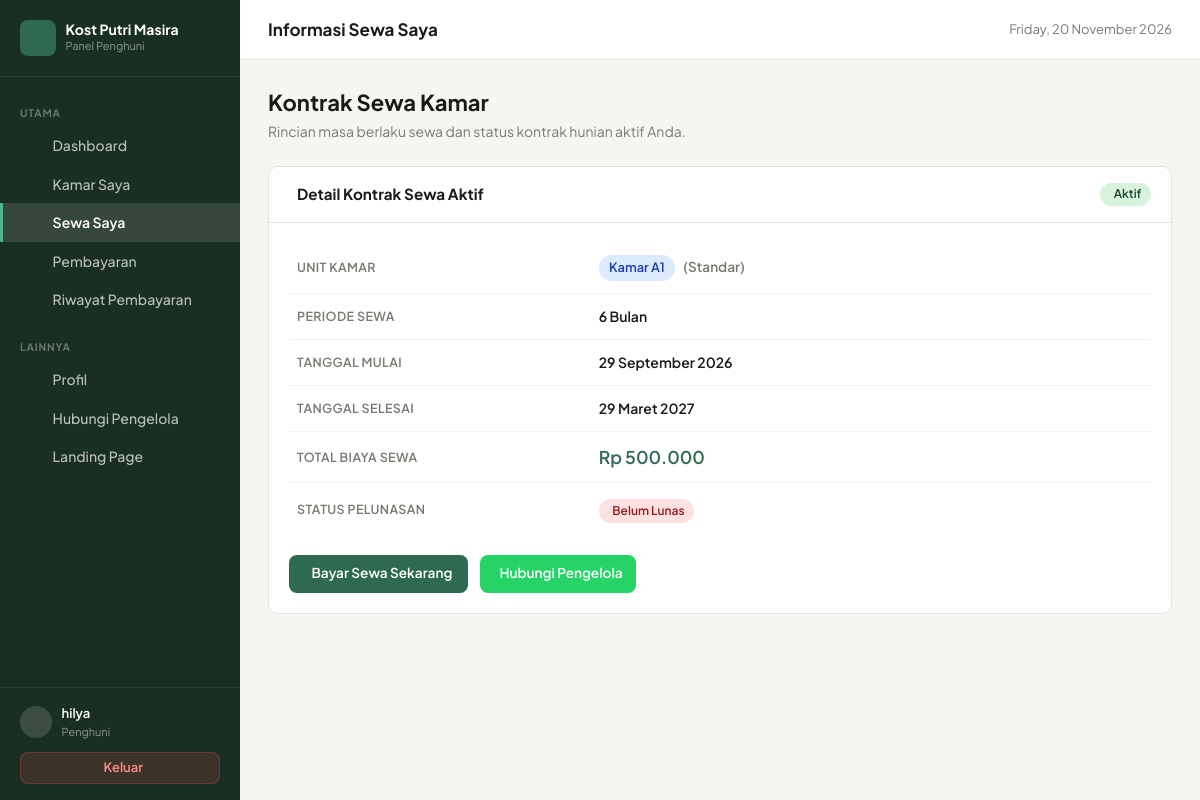
Screenshot of /penghuni/sewa.php (signed in) with the database file from the repository.
### tables this page shows
CREATE TABLE `penghuni` (
  `id_penghuni` int NOT NULL,
  `id_user` int NOT NULL,
  `nik` varchar(20) DEFAULT NULL,
  `no_hp` varchar(20) DEFAULT NULL,
  `alamat` text,
  `tanggal_masuk` date DEFAULT NULL,
  `status` enum('aktif','nonaktif') DEFAULT 'aktif'
);

CREATE TABLE `users` (
  `id_user` int NOT NULL,
  `nama` varchar(100) NOT NULL,
  `username` varchar(50) NOT NULL,
  `password` varchar(255) NOT NULL,
  `role` enum('pengelola','penghuni') NOT NULL,
  `created_at` timestamp NULL DEFAULT CURRENT_TIMESTAMP
);

CREATE TABLE `sewa` (
  `id_sewa` int NOT NULL,
  `id_penghuni` int NOT NULL,
  `id_kamar` int NOT NULL,
  `tanggal_mulai` date NOT NULL,
  `tanggal_selesai` date DEFAULT NULL,
  `periode` varchar(50) DEFAULT NULL,
  `total_sewa` decimal(12,2) NOT NULL,
  `status` enum('aktif','selesai') DEFAULT 'aktif'
);

CREATE TABLE `kamar` (
  `id_kamar` int NOT NULL,
  `nomor_kamar` varchar(20) NOT NULL,
  `tipe_kamar` varchar(50) DEFAULT NULL,
  `kapasitas` int NOT NULL DEFAULT '1',
  `harga` decimal(12,2) NOT NULL,
  `status` enum('kosong','terisi','penuh') NOT NULL DEFAULT 'kosong',
  `keterangan` text,
  `created_at` timestamp NULL DEFAULT CURRENT_TIMESTAMP
);

### includes/functions.php (called while the page is built, shortened)
<?php
function e(?string $string): string {
    return htmlspecialchars((string)$string, ENT_QUOTES, 'UTF-8');
}
function formatRupiah(float|int|string $angka, bool $denganSimbol = true): string {
    $nominal = (float) $angka;
    $hasil = number_format($nominal, 0, ',', '.');
    return $denganSimbol ? 'Rp ' . $hasil : $hasil;
}
function formatTanggal(?string $tanggal, string $format = 'panjang'): string {
    $timestamp = strtotime($tanggal);
    $bulanIndo = [
        1 => 'Januari', 'Februari', 'Maret', 'April', 'Mei', 'Juni',
        'Juli', 'Agustus', 'September', 'Oktober', 'November', 'Desember'
    ];
    $hari = date('d', $timestamp);
    $bulan = $bulanIndo[(int)date('m', $timestamp)];
    $tahun = date('Y', $timestamp);
    return "{$hari} {$bulan} {$tahun}";
}

### penghuni/sewa.php (the view, shortened to what this page needs)
<?php
require_once __DIR__ . '/../config/database.php';
require_once __DIR__ . '/../includes/functions.php';
$user = currentUser();
$id_user = (int)($user['id_user'] ?? $_SESSION['user_id'] ?? 0);
$stmtP = $pdo->prepare("
    SELECT p.*, u.nama, u.username, u.role
    FROM penghuni p
    JOIN users u ON p.id_user = u.id_user
    WHERE p.id_user = :id_user
    LIMIT 1
");
$stmtP->execute(['id_user' => $id_user]);
$penghuni = $stmtP->fetch();
$id_penghuni = (int)($penghuni['id_penghuni'] ?? 0);
$sewaAktif = null;
$latestBayar = null;
if ($id_penghuni > 0) {
    $stmtSewa = $pdo->prepare("
        SELECT s.*, k.nomor_kamar, k.tipe_kamar, k.harga AS harga_kamar, k.kapasitas
        FROM sewa s
        JOIN kamar k ON s.id_kamar = k.id_kamar
        WHERE s.id_penghuni = :id_penghuni AND s.status = 'aktif'
        ORDER BY s.id_sewa DESC
        LIMIT 1
    ");
    $stmtSewa->execute(['id_penghuni' => $id_penghuni]);
    $sewaAktif = $stmtSewa->fetch();
    if ($sewaAktif) {
        $stmtLatest = $pdo->prepare("SELECT * FROM pembayaran WHERE id_sewa = :id_sewa ORDER BY id_pembayaran DESC LIMIT 1");
        $stmtLatest->execute(['id_sewa' => $sewaAktif['id_sewa']]);
        $latestBayar = $stmtLatest->fetch();
    }
}
$waPengelola = '6282233053344';
$waPesan = urlencode("Halo Pengelola Kost Putri Masira, saya {$penghuni['nama']} ingin menanyakan perpanjangan / masa sewa kost.");
$waUrl = "https://wa.me/{$waPengelola}?text={$waPesan}";
?><!DOCTYPE html>
<html lang="id">
<head>
<link rel="stylesheet" href="../assets/css/app.css">
</head>
<body>
<div class="layout">
<aside class="sidebar" id="sidebarPanel">
    <div class="sb-brand">
        <div class="sb-ico"><i class="ph ph-house-line"></i></div>
        <div>
            <div class="sb-name">Kost Putri Masira</div>
            <span class="sb-sub">Panel Penghuni</span>
        </div>
    </div>
    <nav class="sb-nav">
        <div class="sb-label">Utama</div>
        <a href="dashboard.php" class="sb-link"><i class="ph ph-squares-four"></i> Dashboard</a>
        <a href="kamar.php" class="sb-link"><i class="ph ph-door"></i> Kamar Saya</a>
        <a href="sewa.php" class="sb-link active"><i class="ph ph-file-text"></i> Sewa Saya</a>
        <a href="pembayaran.php" class="sb-link"><i class="ph ph-credit-card"></i> Pembayaran</a>
        <a href="riwayat_pembayaran.php" class="sb-link"><i class="ph ph-clock-counter-clockwise"></i> Riwayat Pembayaran</a>
        <div class="sb-label" style="margin-top:.5rem">Lainnya</div>
        <a href="profil.php" class="sb-link"><i class="ph ph-user"></i> Profil</a>
        <a href="<?= $waUrl ?>" target="_blank" rel="noopener" class="sb-link"><i class="ph ph-whatsapp-logo"></i> Hubungi Pengelola</a>
        <a href="../index.php" class="sb-link" target="_blank" rel="noopener"><i class="ph ph-globe"></i> Landing Page</a>
    </nav>
    <div class="sb-foot">
        <div class="sb-user">
            <div class="sb-avatar"><i class="ph ph-user"></i></div>
            <div>
                <div class="sb-uname"><?= e($penghuni['nama'] ?? $user['nama'] ?? 'Penghuni') ?></div>
                <div class="sb-urole">Penghuni</div>
            </div>
        </div>
        <a href="../logout.php" class="btn-logout"><i class="ph ph-sign-out"></i> Keluar</a>
    </div>
</aside>
<div class="main">
    <header class="topbar">
        <div class="topbar-title">Informasi Sewa Saya</div>
        <div class="topbar-actions">
            <div class="topbar-date"><i class="ph ph-calendar"></i> <?= date('l, d F Y') ?></div>
        </div>
    </header>
    <main class="content">
        <div class="pg-header">
            <div>
                <div class="pg-title">Kontrak Sewa Kamar</div>
                <p class="pg-sub">Rincian masa berlaku sewa dan status kontrak hunian aktif Anda.</p>
            </div>
        </div>
        <?php if (!$sewaAktif): ?>
        <div class="panel">
            <div class="panel-body empty">
                <i class="ph ph-file-text"></i>
                <div style="font-size:1.05rem;font-weight:700;color:#1a1a18;margin-bottom:.35rem">Belum Ada Data Sewa</div>
                <p>Saat ini Anda belum memiliki kontrak sewa aktif.</p>
            </div>
        </div>
        <?php else: ?>
        <div class="panel">
            <div class="panel-head">
                <div class="panel-title"><i class="ph ph-file-text"></i> Detail Kontrak Sewa Aktif</div>
                <span class="badge bg-g"><i class="ph ph-check-circle"></i> Aktif</span>
            </div>
            <div class="panel-body">
                <table class="info-table">
                    <tbody>
                        <tr>
                            <td class="info-title">Unit Kamar</td>
                            <td class="info-data">
                                <span class="badge bg-b" style="font-size:.8rem;padding:.25rem .65rem">Kamar <?= e($sewaAktif['nomor_kamar']) ?></span>
                                <span style="font-size:.85rem;color:var(--muted);margin-left:.35rem">(<?= e($sewaAktif['tipe_kamar'] ?: 'Standar') ?>)</span>
                            </td>
                        </tr>
                        <tr>
                            <td class="info-title">Periode Sewa</td>
                            <td class="info-data"><?= e($sewaAktif['periode'] ?: '1 Semester') ?></td>
                        </tr>
                        <tr>
                            <td class="info-title">Tanggal Mulai</td>
                            <td class="info-data"><?= formatTanggal($sewaAktif['tanggal_mulai']) ?></td>
                        </tr>
                        <tr>
                            <td class="info-title">Tanggal Selesai</td>
                            <td class="info-data"><?= formatTanggal($sewaAktif['tanggal_selesai']) ?></td>
                        </tr>
                        <tr>
                            <td class="info-title">Total Biaya Sewa</td>
                            <td class="info-data" style="color:var(--green);font-size:1.1rem"><?= formatRupiah($sewaAktif['total_sewa']) ?></td>
                        </tr>
                        <tr>
                            <td class="info-title">Status Pelunasan</td>
                            <td class="info-data">
                                <?php if ($latestBayar && $latestBayar['status'] === 'lunas'): ?>
                                <span class="badge bg-g"><i class="ph ph-check"></i> Lunas</span>
                                <?php else: ?>
                                <span class="badge bg-r"><i class="ph ph-clock"></i> Belum Lunas</span>
                                <?php endif; ?>
                            </td>
                        </tr>
                    </tbody>
                </table>
                <div style="margin-top:1.25rem;display:flex;gap:.75rem;flex-wrap:wrap">
                    <a href="pembayaran.php" style="display:inline-flex;align-items:center;gap:.4rem;padding:.55rem 1rem;background:var(--green);color:#fff;border-radius:8px;font-size:.85rem;font-weight:600;text-decoration:none">
                        <i class="ph ph-credit-card"></i> Bayar Sewa Sekarang
                    </a>
                    <a href="<?= $waUrl ?>" target="_blank" rel="noopener" style="display:inline-flex;align-items:center;gap:.35rem;padding:.55rem .85rem;background:#25d366;color:#fff;border-radius:8px;font-size:.85rem;font-weight:600;text-decoration:none">
                        <i class="ph ph-whatsapp-logo"></i> Hubungi Pengelola
                    </a>
                </div>
            </div>
        </div>
        <?php endif; ?>
    </main>
</div>
</div>
</body>
</html>

### penghuni/sewa.php (style rules this page uses)
.info-table { width:100% }
.info-table tr td { padding:.75rem .5rem;border-bottom:1px solid #f3f2ee }
.info-table tr:last-child td { border-bottom:none }
.info-title { width:35%;font-size:.78rem;font-weight:600;color:var(--muted);text-transform:uppercase;letter-spacing:.03em }
.info-data { font-weight:600;color:#1a1a18 }

### rows the page displays
penghuni: id_user.nama "hilya"
sewa: id_kamar.nomor_kamar "A1", id_kamar.tipe_kamar "Standar", periode "6 Bulan", tanggal_mulai "29 September 2026", tanggal_selesai "29 Maret 2027", total_sewa "Rp 500.000"
